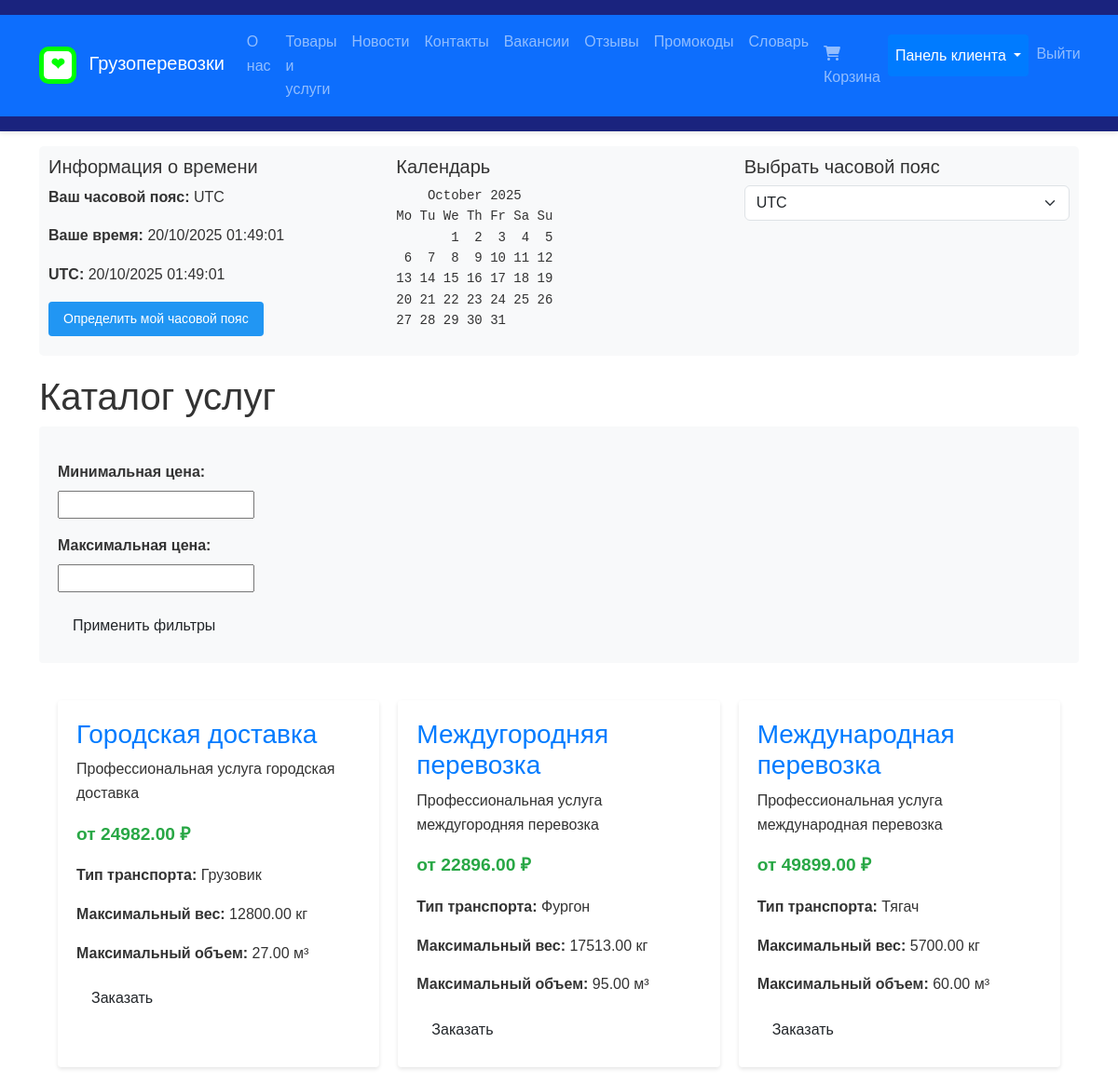
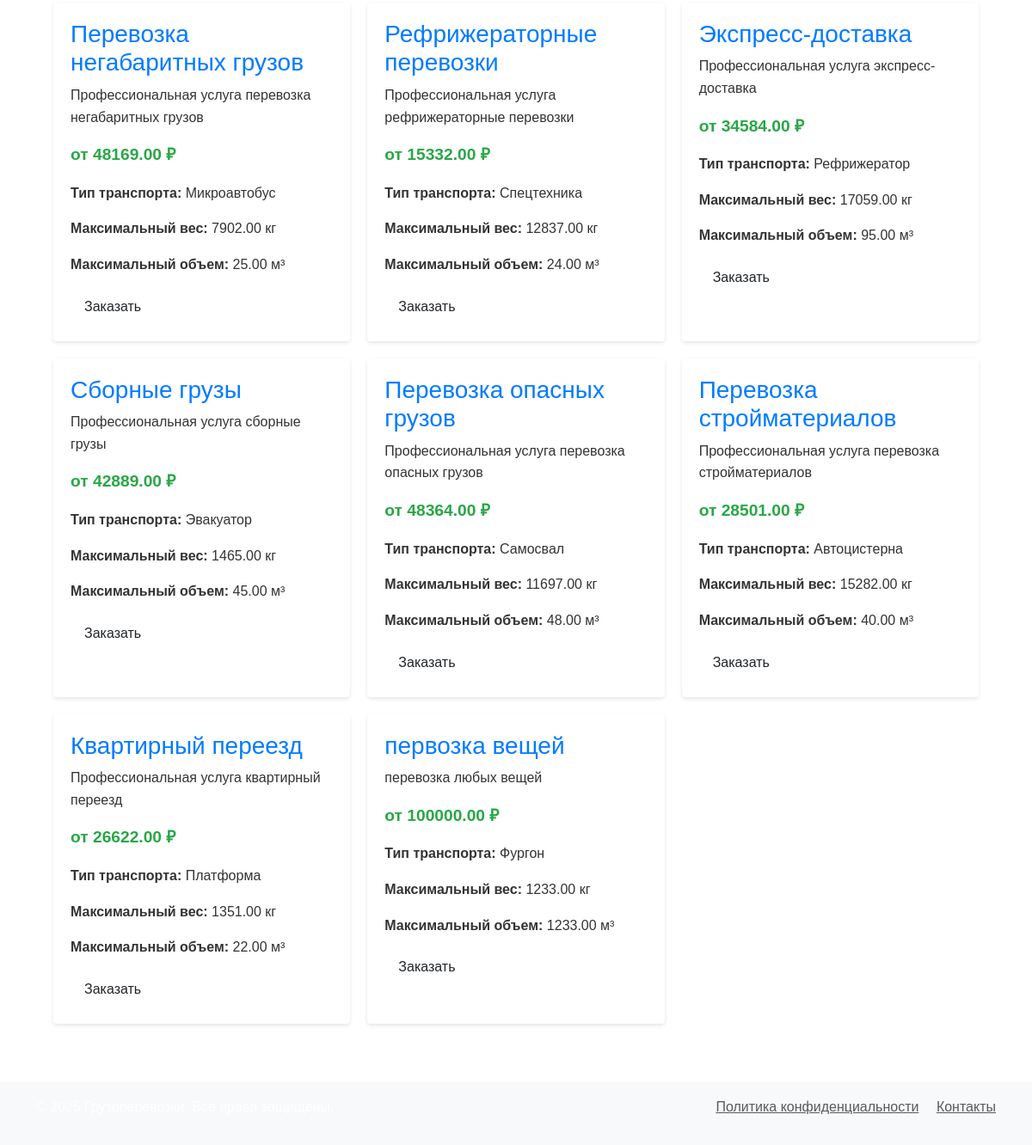
Page /services/catalog/ (signed in) on the committed database (2 pictures, top to bottom).
### main/models.py (models this page shows, shortened)
class Service(models.Model):
    name = models.CharField('Название', max_length=200)
    description = models.TextField('Описание', default='')
    vehicle_type = models.ForeignKey(VehicleType, on_delete=models.PROTECT, verbose_name='Тип транспорта')
    base_price = models.DecimalField('Базовая цена', max_digits=10, decimal_places=2, default=0.00)
    max_weight = models.DecimalField('Максимальный вес (кг)', max_digits=10, decimal_places=2, default=1000.00)
    max_volume = models.DecimalField('Максимальный объем (м³)', max_digits=10, decimal_places=2, default=10.00)
    is_active = models.BooleanField('Активна', default=True)
    class Meta:
        verbose_name = 'Услуга'
        verbose_name_plural = 'Услуги'

class VehicleType(models.Model):
    name = models.CharField('Название', max_length=200)
    description = models.TextField('Описание', default='')
    class Meta:
        verbose_name = 'Тип транспорта'
        verbose_name_plural = 'Типы транспорта'
    def __str__(self):
        return self.name

### main/views.py (the view)
# urls.py: path('services/catalog/', views.service_catalog, name='service_catalog'),
@login_required
def service_catalog(request):
    form = ServiceFilterForm(request.GET)
    services = Service.objects.all()
    if form.is_valid():
        if form.cleaned_data.get('min_price'):
            services = services.filter(base_price__gte=form.cleaned_data['min_price'])
        if form.cleaned_data.get('max_price'):
            services = services.filter(base_price__lte=form.cleaned_data['max_price'])
        if form.cleaned_data.get('category'):
            services = services.filter(vehicle_types=form.cleaned_data['category'])
    return render(request, 'main/services/catalog.html', {
        'services': services,
        'form': form
    })

### main/forms.py
class ServiceFilterForm(forms.Form):
    min_price = forms.DecimalField(required=False, label='Минимальная цена')
    max_price = forms.DecimalField(required=False, label='Максимальная цена')
    vehicle_type = forms.ChoiceField(required=False, label='Тип транспорта')
    is_active = forms.BooleanField(required=False, label='Только активные')
    def __init__(self, *args, **kwargs):
        super().__init__(*args, **kwargs)
        self.fields['vehicle_type'].choices = [('', '---')] + [(vt.id, str(vt)) for vt in VehicleType.objects.all()]

### main/context_processors.py (called while the page is built)
def timezone_info(request):
    user_timezone = request.session.get('user_timezone', 'UTC')
    if user_timezone not in pytz.all_timezones:
        user_timezone = 'UTC'
    user_tz = pytz.timezone(user_timezone)
    utc_now = timezone.now()
    user_now = utc_now.astimezone(user_tz)
    cal = calendar.TextCalendar(calendar.MONDAY)
    current_calendar = cal.formatmonth(user_now.year, user_now.month)
    return {
        'user_timezone': user_timezone,
        'utc_now': utc_now.strftime('%d/%m/%Y %H:%M:%S'),
        'user_now': user_now.strftime('%d/%m/%Y %H:%M:%S'),
        'current_calendar': current_calendar,
    }

### main/templates/main/services/catalog.html (shortened to what this page needs)
{% extends 'main/base.html' %}
{% block content %}
<div class="container">
    <h1>Каталог услуг</h1>
    <div class="service-filters">
        <form method="get">
            <div class="form-group">
                {{ form.min_price.label_tag }}
                {{ form.min_price }}
            </div>
            <div class="form-group">
                {{ form.max_price.label_tag }}
                {{ form.max_price }}
            </div>
            <button type="submit" class="btn">Применить фильтры</button>
        </form>
    </div>
    <div class="service-grid">
        {% for service in services %}
        <div class="service-card">
            <h3>{{ service.name }}</h3>
            <p>{{ service.description }}</p>
            <p class="price">от {{ service.base_price }} ₽</p>
            <div class="service-details">
                <p><strong>Тип транспорта:</strong> {{ service.vehicle_type.name }}</p>
                <p><strong>Максимальный вес:</strong> {{ service.max_weight }} кг</p>
                <p><strong>Максимальный объем:</strong> {{ service.max_volume }} м³</p>
            </div>
            {% if user.is_authenticated and user.client %}
            <a href="{% url 'main:purchase_service' service.id %}" class="btn">Заказать</a>
            {% endif %}
        </div>
        {% empty %}
        <p>Услуги не найдены</p>
        {% endfor %}
    </div>
</div>
{% endblock %}

### main/static/css/style.css (style rules this page uses)
* { margin: 0; padding: 0; box-sizing: border-box; }
body { font-family: 'Arial', sans-serif; line-height: 1.6; color: #333; }
.btn { padding: 0.5rem 1rem; border: none; border-radius: 4px; cursor: pointer; text-decoration: none; transition: background-color 0.3s; }
.service-filters { background-color: #f8f9fa; padding: 20px; border-radius: 4px; margin-bottom: 20px; }
.service-grid { display: grid; grid-template-columns: repeat(auto-fill, minmax(300px, 1fr)); gap: 20px; padding: 20px; }
.service-card { background-color: white; border-radius: 4px; box-shadow: 0 2px 4px rgba(0,0,0,0.1); padding: 20px; transition: transform 0.2s; }
.service-card h3 { margin-top: 0; color: #007bff; }
.service-card .price { font-size: 1.2em; font-weight: bold; color: #28a745; }
.form-group { margin-bottom: 1rem; }
.form-group label { display: block; margin-bottom: .5rem; font-weight: bold; }

### rows in the picture
Service: name "Городская доставка", description "Профессиональная услуга городская доставка", base_price "24982.00", vehicle_type.name "Грузовик", max_weight "12800.00", max_volume "27.00"
Service: name "Междугородняя перевозка", description "Профессиональная услуга междугородняя перевозка", base_price "22896.00", vehicle_type.name "Фургон", max_weight "17513.00", max_volume "95.00"
Service: name "Международная перевозка", description "Профессиональная услуга международная перевозка", base_price "49899.00", vehicle_type.name "Тягач", max_weight "5700.00", max_volume "60.00"
Service: name "Перевозка негабаритных грузов", description "Профессиональная услуга перевозка негабаритных грузов", base_price "48169.00", vehicle_type.name "Микроавтобус", max_weight "7902.00", max_volume "25.00"
Service: name "Рефрижераторные перевозки", description "Профессиональная услуга рефрижераторные перевозки", base_price "15332.00", vehicle_type.name "Спецтехника", max_weight "12837.00", max_volume "24.00"
Service: name "Экспресс-доставка", description "Профессиональная услуга экспресс-доставка", base_price "34584.00", vehicle_type.name "Рефрижератор", max_weight "17059.00", max_volume "95.00"
Service: name "Сборные грузы", description "Профессиональная услуга сборные грузы", base_price "42889.00", vehicle_type.name "Эвакуатор", max_weight "1465.00", max_volume "45.00"
Service: name "Перевозка опасных грузов", description "Профессиональная услуга перевозка опасных грузов", base_price "48364.00", vehicle_type.name "Самосвал", max_weight "11697.00", max_volume "48.00"
Service: name "Перевозка стройматериалов", description "Профессиональная услуга перевозка стройматериалов", base_price "28501.00", vehicle_type.name "Автоцистерна", max_weight "15282.00", max_volume "40.00"
Service: name "Квартирный переезд", description "Профессиональная услуга квартирный переезд", base_price "26622.00", vehicle_type.name "Платформа", max_weight "1351.00", max_volume "22.00"
Service: name "первозка вещей", description "перевозка любых вещей", base_price "100000.00", vehicle_type.name "Фургон", max_weight "1233.00", max_volume "1233.00"

### other values in the picture
{{ user_timezone }} "UTC"
{{ user_now }} "20/10/2025 01:49:01"
{{ utc_now }} "20/10/2025 01:49:01"
{{ current_calendar }} "October 2025 Mo Tu We Th Fr Sa Su 1 2 3 4 5 6 7 8 9 10 11 12 13 14 15 16 17 18 19 20 21 22 23 24 25 26 27 28 29 30 31"
